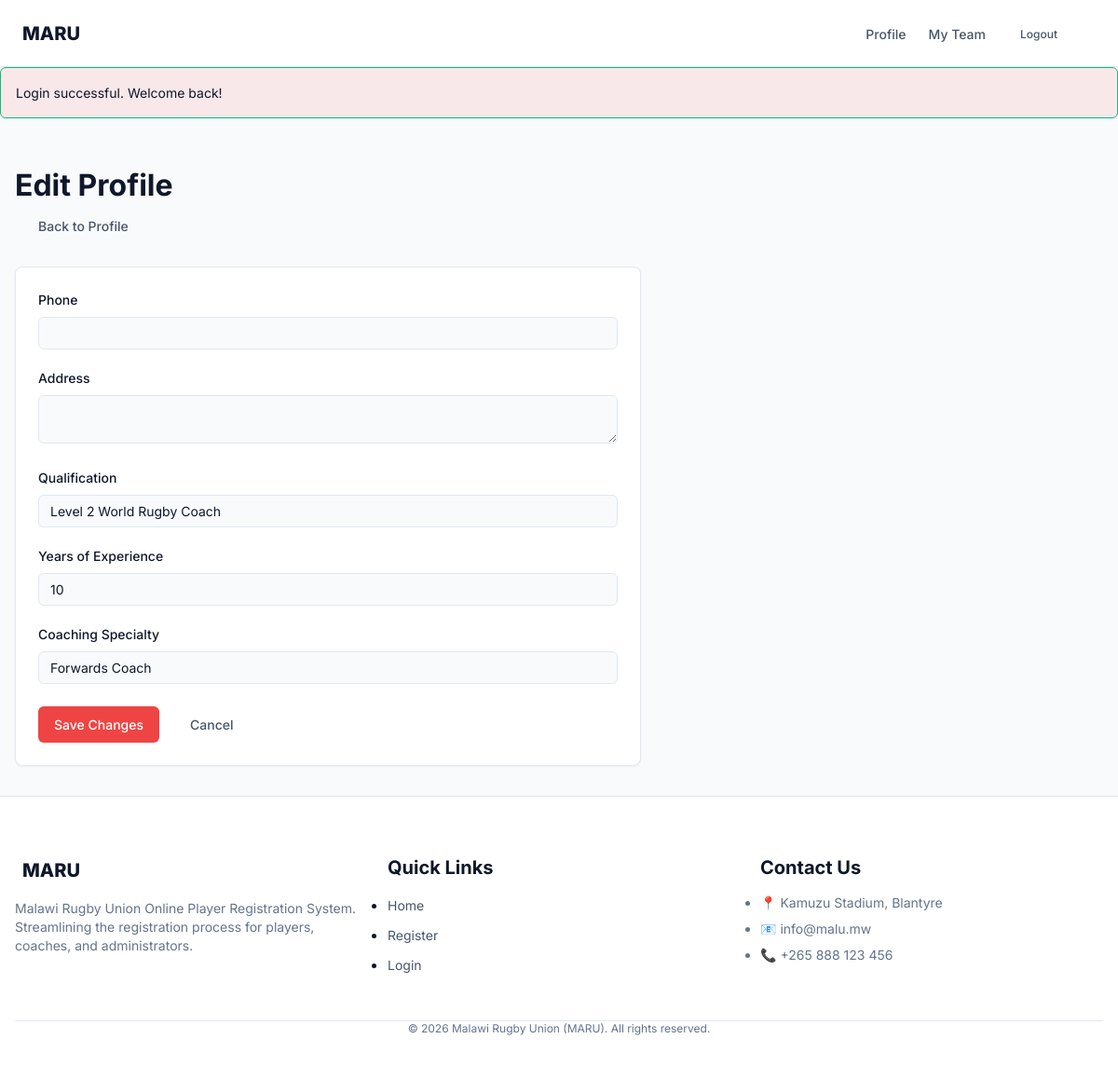
The page /coach/edit (signed in) on the database its author committed.
### tables this page shows
CREATE TABLE IF NOT EXISTS coaches (
    id INT AUTO_INCREMENT PRIMARY KEY,
    user_id INT NOT NULL UNIQUE,
    team_id INT NULL,
    phone VARCHAR(20),
    address TEXT,
    date_of_birth DATE,
    qualification VARCHAR(255),
    years_experience INT DEFAULT 0,
    coaching_specialty VARCHAR(100),
    registration_status ENUM('pending', 'under_review', 'approved', 'rejected') DEFAULT 'pending',
    FOREIGN KEY (user_id) REFERENCES users(id) ON DELETE CASCADE,
    FOREIGN KEY (team_id) REFERENCES teams(id) ON DELETE SET NULL
);

### index.php (called while the page is built, shortened)
<?php
spl_autoload_register(function ($class) {
    $prefix = 'App\\';
    $base_dir = __DIR__ . '/src/';
    $len = strlen($prefix);
    $relative_class = substr($class, $len);
    $file = $base_dir . str_replace('\\', '/', $relative_class) . '.php';
    $config_file = __DIR__ . '/config/' . str_replace('\\', '/', $relative_class) . '.php';
});
$router = new Router();
$router->get('/', 'PageController@welcome');
$router->get('/login', 'AuthController@showLogin');
$router->post('/login', 'AuthController@login');
$router->get('/register', 'AuthController@showRegister');
$router->get('/register/player', 'AuthController@showPlayerRegister');
$router->post('/register/player', 'AuthController@registerPlayer');
$router->get('/register/coach', 'AuthController@showCoachRegister');
$router->post('/register/coach', 'AuthController@registerCoach');
$router->post('/logout', 'AuthController@logout');
$router->get('/player/profile', 'PlayerController@showProfile', ['AuthMiddleware']);
$router->get('/player/profile/edit', 'PlayerController@editProfile', ['AuthMiddleware']);
$router->post('/player/profile/edit', 'PlayerController@updateProfile', ['AuthMiddleware']);
$router->get('/player/status', 'PlayerController@showStatus', ['AuthMiddleware']);
$router->post('/player/documents/upload', 'DocumentController@upload', ['AuthMiddleware']);
$router->get('/coach/profile', 'CoachController@showProfile', ['AuthMiddleware', 'RoleMiddleware:coach']);
$router->get('/coach/edit', 'CoachController@editProfile', ['AuthMiddleware', 'RoleMiddleware:coach']);
$router->post('/coach/edit', 'CoachController@updateProfile', ['AuthMiddleware', 'RoleMiddleware:coach']);
$router->get('/coach/team', 'CoachController@showTeam', ['AuthMiddleware', 'RoleMiddleware:coach']);
$router->get('/admin', 'AdminController@dashboard', ['AuthMiddleware', 'RoleMiddleware:admin']);
$router->get('/admin/profile', 'AdminController@profile', ['AuthMiddleware', 'RoleMiddleware:admin']);
$router->post('/admin/profile/update', 'AdminController@updateProfile', ['AuthMiddleware', 'RoleMiddleware:admin']);
$router->post('/admin/profile/password', 'AdminController@changePassword', ['AuthMiddleware', 'RoleMiddleware:admin']);
$router->get('/admin/admins/create', 'AdminController@createAdminForm', ['AuthMiddleware', 'RoleMiddleware:admin']);
$router->post('/admin/admins/create', 'AdminController@createAdmin', ['AuthMiddleware', 'RoleMiddleware:admin']);
$router->get('/admin/players', 'AdminController@players', ['AuthMiddleware', 'RoleMiddleware:admin']);
$router->get('/admin/players/create', 'AdminController@createPlayerForm', ['AuthMiddleware', 'RoleMiddleware:admin']);
$router->post('/admin/players/create', 'AdminController@createPlayer', ['AuthMiddleware', 'RoleMiddleware:admin']);
$router->get('/admin/players/{id}', 'AdminController@playerDetail', ['AuthMiddleware', 'RoleMiddleware:admin']);
$router->post('/admin/players/{id}/status', 'AdminController@updatePlayerStatus', ['AuthMiddleware', 'RoleMiddleware:admin']);
$router->get('/admin/coaches', 'AdminController@coaches', ['AuthMiddleware', 'RoleMiddleware:admin']);
$router->get('/admin/coaches/create', 'AdminController@createCoachForm', ['AuthMiddleware', 'RoleMiddleware:admin']);
$router->post('/admin/coaches/create', 'AdminController@createCoach', ['AuthMiddleware', 'RoleMiddleware:admin']);
$router->get('/admin/coaches/{id}', 'AdminController@coachDetail', ['AuthMiddleware', 'RoleMiddleware:admin']);
$router->post('/admin/coaches/{id}/status', 'AdminController@updateCoachStatus', ['AuthMiddleware', 'RoleMiddleware:admin']);
$router->get('/admin/teams', 'AdminController@teams', ['AuthMiddleware', 'RoleMiddleware:admin']);
$router->get('/admin/teams/create', 'AdminController@createTeamForm', ['AuthMiddleware', 'RoleMiddleware:admin']);
$router->post('/admin/teams/create', 'AdminController@createTeam', ['AuthMiddleware', 'RoleMiddleware:admin']);
$router->get('/admin/teams/{id}', 'AdminController@teamDetail', ['AuthMiddleware', 'RoleMiddleware:admin']);
$router->get('/admin/documents', 'AdminController@documents', ['AuthMiddleware', 'RoleMiddleware:admin']);
$router->post('/admin/documents/{id}/verify', 'AdminController@verifyDocument', ['AuthMiddleware', 'RoleMiddleware:admin']);
$router->post('/admin/notifications/send', 'AdminController@sendNotification', ['AuthMiddleware', 'RoleMiddleware:admin']);
$router->get('/admin/announcements', 'AdminController@announcements', ['AuthMiddleware', 'RoleMiddleware:admin']);
$router->get('/admin/announcements/create', 'AdminController@createAnnouncementForm', ['AuthMiddleware', 'RoleMiddleware:admin']);
$router->post('/admin/announcements/create', 'AdminController@createAnnouncement', ['AuthMiddleware', 'RoleMiddleware:admin']);
$router->dispatch();

### src/controllers/CoachController.php (called while the page is built, shortened)
<?php
class CoachController
{
    private function getCoach(): ?array
    {
        $userId = Session::getUserId();
        return Coach::findByUserId($userId);
    }
    public function editProfile(): void
    {
        $coach = $this->getCoach();
        require __DIR__ . '/../../views/pages/coach-edit.php';
        require __DIR__ . '/../../views/layouts/main.php';
    }
}

### src/models/Coach.php (called while the page is built, shortened)
<?php
class Coach
{
    public static function findByUserId(int $userId): ?array
    {
        $db = Database::getConnection();
        $stmt = $db->prepare("
            SELECT c.*, u.first_name, u.last_name, u.email, t.name as team_name
            FROM coaches c
            JOIN users u ON c.user_id = u.id
            LEFT JOIN teams t ON c.team_id = t.id
            WHERE c.user_id = :user_id
        ");
        $stmt->execute([':user_id' => $userId]);
        $coach = $stmt->fetch(PDO::FETCH_ASSOC);
        return $coach ?: null;
    }
}

### src/helpers/Session.php (called while the page is built, shortened)
<?php
class Session {
    public static function get(string $key, mixed $default = null): mixed {
        return $_SESSION[$key] ?? $default;
    }
    public static function has(string $key): bool {
        return isset($_SESSION[$key]);
    }
    public static function getFlash(string $key): mixed {
        if (isset($_SESSION['flash'][$key])) {
            $value = $_SESSION['flash'][$key];
            return $value;
        }
        return null;
    }
    public static function getUser(): ?array {
        return self::get('user');
    }
    public static function isLoggedIn(): bool {
        return self::has('user');
    }
    public static function getUserRole(): ?string {
        $user = self::getUser();
        return $user['role'] ?? null;
    }
}

### views/pages/coach-edit.php (the view, shortened to what this page needs)
<div class="container py-8">
    <div class="page-header mb-6">
        <h1 class="page-title">Edit Profile</h1>
        <a href="/coach/profile" class="btn btn-ghost">
            <i class="ph ph-arrow-left mr-2"></i> Back to Profile
        </a>
    </div>
    <div class="card max-w-2xl">
        <div class="card-body">
            <form action="/coach/edit" method="POST">
                <div class="form-group">
                    <label class="form-label" for="phone">Phone</label>
                    <input class="form-input" type="tel" id="phone" name="phone" value="<?= htmlspecialchars($coach['phone'] ?? '') ?>" required>
                </div>
                <div class="form-group">
                    <label class="form-label" for="address">Address</label>
                    <textarea class="form-input" id="address" name="address" rows="2"><?= htmlspecialchars($coach['address'] ?? '') ?></textarea>
                </div>
                <div class="form-group">
                    <label class="form-label" for="qualification">Qualification</label>
                    <input class="form-input" type="text" id="qualification" name="qualification" value="<?= htmlspecialchars($coach['qualification'] ?? '') ?>">
                </div>
                <div class="form-group">
                    <label class="form-label" for="years_experience">Years of Experience</label>
                    <input class="form-input" type="number" id="years_experience" name="years_experience" min="0" value="<?= htmlspecialchars($coach['years_experience'] ?? '0') ?>">
                </div>
                <div class="form-group">
                    <label class="form-label" for="coaching_specialty">Coaching Specialty</label>
                    <input class="form-input" type="text" id="coaching_specialty" name="coaching_specialty" value="<?= htmlspecialchars($coach['coaching_specialty'] ?? '') ?>">
                </div>
                <div class="flex gap-4 mt-6">
                    <button type="submit" class="btn btn-primary">Save Changes</button>
                    <a href="/coach/profile" class="btn btn-ghost">Cancel</a>
                </div>
            </form>
        </div>
    </div>
</div>

### src/helpers/Router.php (shortened to what this page needs)
<?php
class Router {
    private array $routes = [
        'GET' => [],
        'POST' => []
    ];
    private function addRoute(string $method, string $path, string|callable $handler, array $routeMiddleware = []): void {
        $pattern = preg_replace('/\{([a-zA-Z0-9_]+)\}/', '(?P<$1>[a-zA-Z0-9_-]+)', $path);
        $pattern = "#^" . $pattern . "$#";
        $this->routes[$method][$pattern] = $handler;
    }
    public function dispatch(): void {
        $method = $_SERVER['REQUEST_METHOD'];
        $path = parse_url($_SERVER['REQUEST_URI'], PHP_URL_PATH);
        foreach ($this->routes[$method] as $pattern => $handler) {
            if (preg_match($pattern, $path, $matches)) {
                $params = array_filter($matches, 'is_string', ARRAY_FILTER_USE_KEY);
                if (is_callable($handler)) {
                    call_user_func_array($handler, $params);
                } else {
                    $this->invokeController($handler, $params);
                }
                return;
            }
        }
    }
    private function invokeController(string $handler, array $params): void {
        list($controllerName, $methodName) = explode('@', $handler);
        $controllerClass = "App\\Controllers\\" . $controllerName;
        if (class_exists($controllerClass)) {
            $controller = new $controllerClass();
            if (method_exists($controller, $methodName)) {
                call_user_func_array([$controller, $methodName], $params);
                return;
            }
        }
    }
}

### views/partials/header.php (shortened to what this page needs)
<?php
$isLoggedIn = Session::isLoggedIn();
$userRole = Session::getUserRole();
$currentPath = parse_url($_SERVER['REQUEST_URI'], PHP_URL_PATH);
?>
<header class="navbar">
    <div class="container">
        <a href="/" class="navbar-brand">
            <i class="ph-fill ph-rugby text-2xl text-primary"></i> MARU
        </a>
        <nav class="navbar-nav" id="main-nav">
                <?php if ($isLoggedIn): ?>
                    <?php if ($userRole === 'admin'): ?>
                        <li><a href="/admin" class="navbar-link <?= $currentPath === '/admin' ? 'active' : '' ?>">Dashboard</a></li>
                    <?php elseif ($userRole === 'player'): ?>
                        <li><a href="/player/profile" class="navbar-link <?= strpos($currentPath, '/player/profile') === 0 ? 'active' : '' ?>">My Profile</a></li>
                        <li><a href="/player/status" class="navbar-link <?= $currentPath === '/player/status' ? 'active' : '' ?>">Status</a></li>
                    <?php elseif ($userRole === 'coach'): ?>
                        <li><a href="/coach/profile" class="navbar-link <?= strpos($currentPath, '/coach/profile') === 0 ? 'active' : '' ?>">Profile</a></li>
                        <li><a href="/coach/team" class="navbar-link <?= $currentPath === '/coach/team' ? 'active' : '' ?>">My Team</a></li>
                    <?php endif; ?>
                    <li>
                        <form action="/logout" method="POST" style="display:inline;">
                            <button type="submit" class="btn btn-ghost btn-sm">Logout</button>
                        </form>
                    </li>
                <?php else: ?>
                    <li><a href="/login" class="btn btn-outline">Login</a></li>
                    <li><a href="/register" class="btn btn-primary">Register</a></li>
                <?php endif; ?>
                <li>
                    <button id="theme-toggle" class="btn btn-ghost btn-icon text-xl" title="Toggle Theme">
                    </button>
                </li>
        </nav>
    </div>
</header>

### views/partials/alerts.php (shortened to what this page needs)
<?php
$flashTypes = ['success', 'error', 'warning', 'info'];
foreach ($flashTypes as $type) {
    if ($message = Session::getFlash($type)) {
        echo "<div class=\"alert alert-{$type} mb-4\">";
        echo "<div>" . htmlspecialchars($message) . "</div>";
        echo "</div>";
    }
}
?>

### views/partials/footer.php
<footer class="footer">
    <div class="container">
        <div class="grid grid-3 gap-8">
            <div>
                <a href="/" class="navbar-brand mb-4">
                    <i class="ph-fill ph-rugby text-2xl text-primary"></i> MARU
                </a>
                <p class="text-muted text-sm mt-2">
                    Malawi Rugby Union Online Player Registration System. Streamlining the registration process for players, coaches, and administrators.
                </p>
            </div>
            <div>
                <h4 class="heading-4 text-base mb-4">Quick Links</h4>
                <ul class="flex-col gap-2">
                    <li><a href="/" class="text-secondary text-sm" style="text-decoration:none;">Home</a></li>
                    <li><a href="/register" class="text-secondary text-sm" style="text-decoration:none;">Register</a></li>
                    <li><a href="/login" class="text-secondary text-sm" style="text-decoration:none;">Login</a></li>
                </ul>
            </div>
            <div>
                <h4 class="heading-4 text-base mb-4">Contact Us</h4>
                <ul class="flex-col gap-2 text-muted text-sm">
                    <li>📍 Kamuzu Stadium, Blantyre</li>
                    <li>📧 info@malu.mw</li>
                    <li>📞 +265 888 123 456</li>
                </ul>
            </div>
        </div>
        <div class="mt-12 pt-6" style="border-top: 1px solid var(--color-border); text-align: center;">
            <p class="text-muted text-xs">
                &copy; <?= date('Y') ?> Malawi Rugby Union (MARU). All rights reserved.
            </p>
        </div>
    </div>
</footer>

### rows shown on the page
coaches: message "Login successful. Welcome back!", qualification "Level 2 World Rugby Coach", years_experience "10", coaching_specialty "Forwards Coach"
